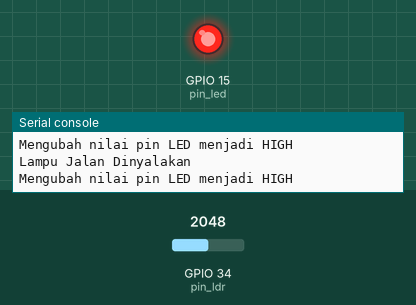
This program was run on a simulated ESP32 board running MicroPython. On the bench: output pins drawn as LEDs (lit = HIGH), the last lines printed to the serial console. Wiring (from the project's diagram.json): red LED on GPIO 15, light sensor on GPIO 34. The test bench sets the inputs (shaded band); at power-on: GPIO 34 (pin_ldr) = 2048 (analog values on the 0–4095 scale).

Above: at 1.2 s.
1.3 s: GPIO 34 (pin_ldr) set to 107
3.2 s: GPIO 34 (pin_ldr) set to 90
At 4.9 s:
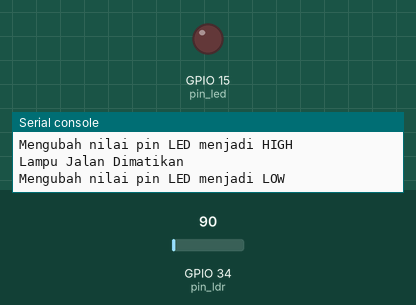
5.5 s: GPIO 34 (pin_ldr) set to 491
At 6.5 s:
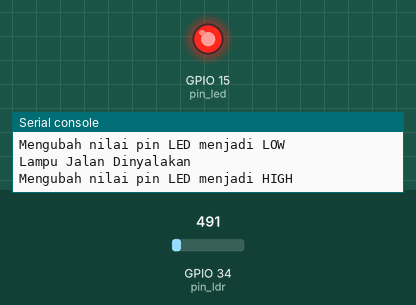
7.5 s: GPIO 34 (pin_ldr) set to 60
At 9.3 s:
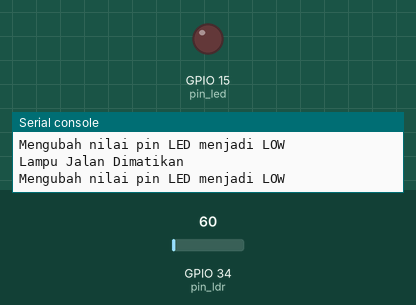
Timing chart, 0 to 10.5 s (numbered marks = the images above; inputs shaded):
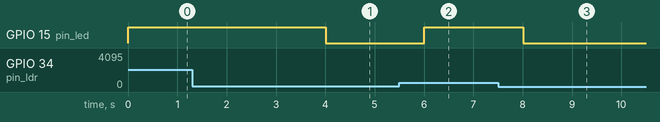

Measured:
- the behaviour switches between 100 and 99 on GPIO 34 (pin_ldr) (found by bisection; images 0 and 1)
- after the input at 3.2 s, GPIO 15 (pin_led): HIGH → LOW after 0.80 s
- after the input at 5.5 s, GPIO 15 (pin_led): LOW → HIGH after 0.51 s
- after the input at 7.5 s, GPIO 15 (pin_led): HIGH → LOW after 0.51 s

The program:

main.py
```python
import time
from Automatic_street_light import LampuJalan, SensorCahaya

def main():
    pin_led = 15
    pin_ldr = 34

    lampu_jalan = LampuJalan(pin_led)
    sensor_cahaya = SensorCahaya(pin_ldr)

    while True:
        nilai_cahaya = sensor_cahaya.baca_nilai()

        if nilai_cahaya:
            lampu_jalan.matikan_lampu()
        else:
            lampu_jalan.nyalakan_lampu()

        time.sleep(1)

if __name__ == "__main__":
    main()
```

Automatic_street_light.py
```python
import machine

class LampuJalan:
    def __init__(self, pin_led):
        self.pin_led = machine.Pin(pin_led, machine.Pin.OUT)
        self.status = False

    def nyalakan_lampu(self):
        print("Lampu Jalan Dinyalakan")
        print("Mengubah nilai pin LED menjadi HIGH")
        self.pin_led.value(1)

    def matikan_lampu(self):
        print("Lampu Jalan Dimatikan")
        print("Mengubah nilai pin LED menjadi LOW")
        self.pin_led.value(0)

class SensorCahaya:
    def __init__(self, pin_ldr):
        self.pin_ldr = machine.ADC(machine.Pin(pin_ldr))

    def baca_nilai(self):
        nilai = self.pin_ldr.read()
        return nilai < 100
```
